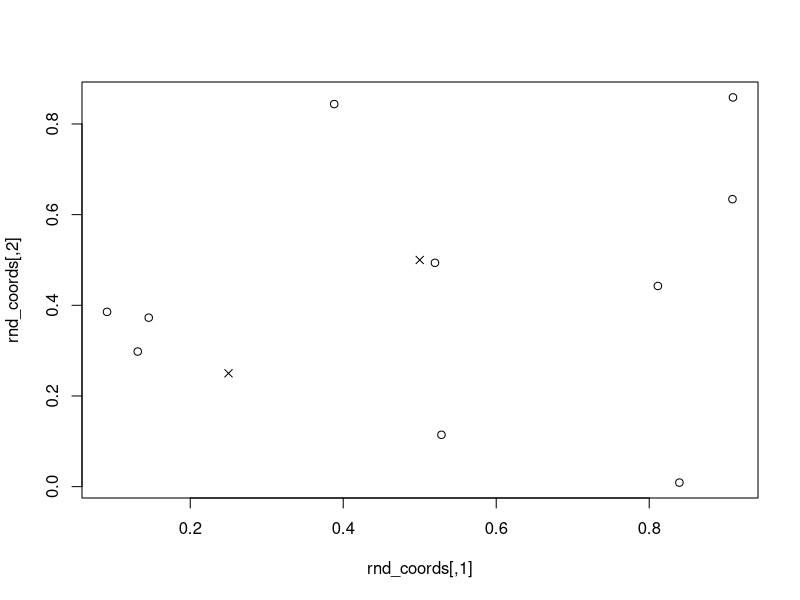
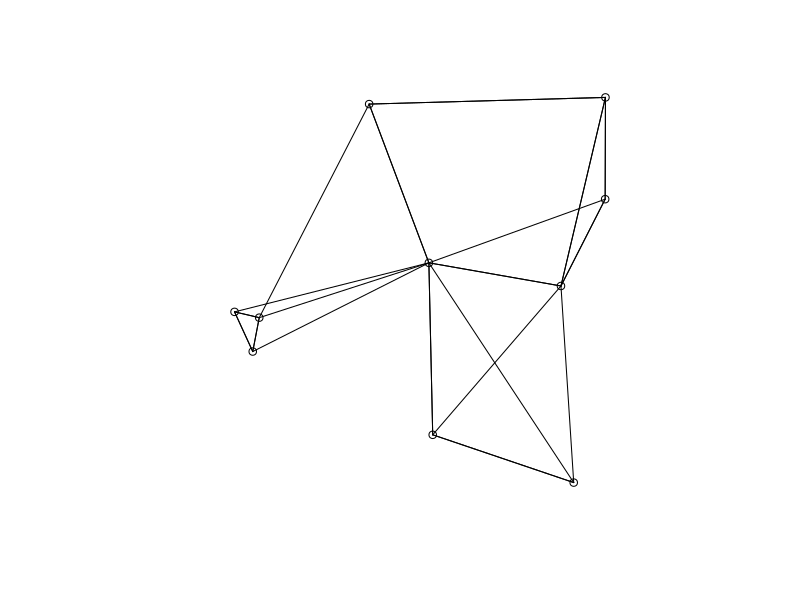
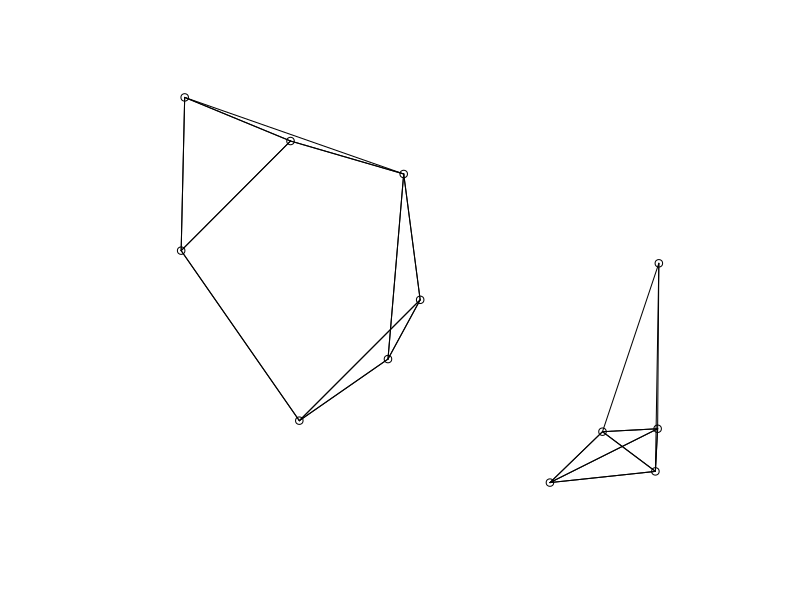

Reproduce these figures in R, in order. (Note: this script raises an error after producing the figures.)
library(spdep)

rnd_coords <- matrix(runif(2*10),ncol = 2)

star_point <- rbind(c(0.25,0.25),c(0.5,0.5))

plot(rnd_coords)
points(star_point,pch = 4)

knn_res <- knearneigh(rnd_coords,3)

plot(knn2nb(knn_res),rnd_coords)

nn_mat <- nb2mat(knn2nb(knn_res))

rnd_coords_new <- rbind(matrix(runif(2*10),ncol = 2),star_point)

knn_res_new <- knearneigh(rnd_coords_new,3)

plot(knn2nb(knn_res_new),rnd_coords_new)

nn_mat_new <- nb2mat(knn2nb(knn_res_new))

idxs <- seq(nrow(rnd_coords_new) - nrow(star_point) +1 ,nrow(rnd_coords_new))

aux <- apply(nn_mat_new[idxs,] != 0,1,which)

for(i in seq_len(ncol(aux))){
  print(rnd_coords[aux[,i],])
}


# gotta use loops in the beginning. otherwise if the newest points are close together, we cant use them in the prediction
